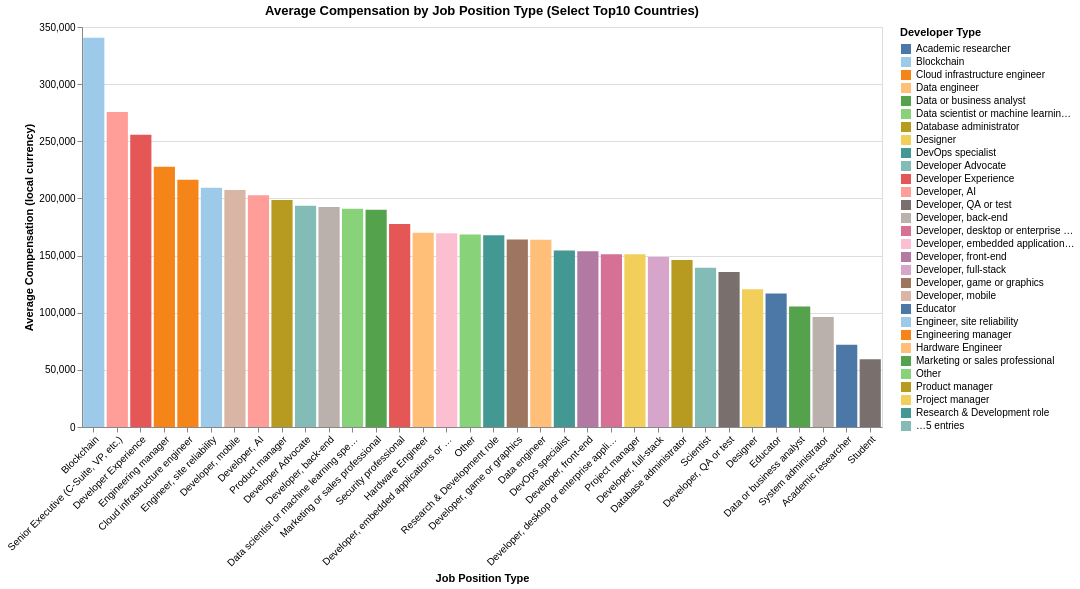

Notebook code cell kept with this figure:
### Markdown cell above
### ------------------------ 5. Average Compensation by Job Position Type ------------------------

### Code cell
alt.data_transformers.disable_max_rows()

df = pd.read_csv("survey_results_public.csv", low_memory=False)

df_salary_clean = df[['Country', 'DevType', 'CompTotal']].dropna()
df_salary_clean['CompTotal'] = df_salary_clean['CompTotal'].astype(int)
df_salary_clean['DevType'] = df_salary_clean['DevType'].apply(lambda x: 'Other' if str(x).startswith('Other (please specify)') else x.strip())

low, high = df_salary_clean['CompTotal'].quantile([0.05, 0.95])
df_salary_filtered = df_salary_clean[(df_salary_clean['CompTotal'] >= low) & (df_salary_clean['CompTotal'] <= high)]


dropdown = alt.binding_select(
    options=[
        'United States of America',
        'Germany',
        'India',
        'United Kingdom of Great Britain and Northern Ireland',
        'Ukraine',
        'France',
        'Canada',
        'Poland',
        'Netherlands',
        'Brazil'
    ],
    name='Country: '
)

country_param = alt.param(
    value='United States of America',
    bind=dropdown,
    name='selected_country'
)

salary_bar_chart = alt.Chart(df_salary_filtered).mark_bar().encode(
    x=alt.X('DevType:N', sort='-y', title='Job Position Type'),
    y=alt.Y('CompTotal:Q', aggregate='mean', title='Average Compensation (local currency)'),
    color=alt.Color('DevType:N', legend=alt.Legend(title="Developer Type"), scale=alt.Scale(scheme='tableau20')),
    tooltip=['DevType:N',alt.Tooltip('CompTotal:Q', aggregate='mean', title='Avg Compensation')]
).add_params(
    country_param
).transform_filter(
    alt.datum.Country == country_param
).properties(
    title='Average Compensation by Job Position Type (Select Top10 Countries)',
    width=800,
    height=400
).configure_axisX(labelAngle=-45)

salary_bar_chart

### Figure 1 — Vega-Lite specification as saved in the notebook (floating-point values rounded to 4 significant figures; data arrays with more than 128 entries replaced by an {"elided": "..."} marker saying what was removed)
{"config": {"view": {"continuousWidth": 300, "continuousHeight": 300}, "axisX": {"labelAngle": -45}}, "data": {"name": "data-efe246792705f50c14daa2460213b185"}, "mark": {"type": "bar"}, "encoding": {"color": {"field": "DevType", "legend": {"title": "Developer Type"}, "scale": {"scheme": "tableau20"}, "type": "nominal"}, "tooltip": [{"field": "DevType", "type": "nominal"}, {"aggregate": "mean", "field": "CompTotal", "title": "Avg Compensation", "type": "quantitative"}], "x": {"field": "DevType", "sort": "-y", "title": "Job Position Type", "type": "nominal"}, "y": {"aggregate": "mean", "field": "CompTotal", "title": "Average Compensation (local currency)", "type": "quantitative"}}, "height": 400, "params": [{"name": "selected_country", "bind": {"input": "select", "options": ["United States of America", "Germany", "India", "United Kingdom of Great Britain and Northern Ireland", "Ukraine", "France", "Canada", "Poland", "Netherlands", "Brazil"], "name": "Country: "}, "value": "United States of America"}], "title": "Average Compensation by Job Position Type (Select Top10 Countries)", "transform": [{"filter": "(datum.Country === selected_country)"}], "width": 800, "$schema": "https://vega.github.io/schema/vega-lite/v5.20.1.json", "datasets": {"data-efe246792705f50c14daa2460213b185": {"elided": "30415 records"}}}
